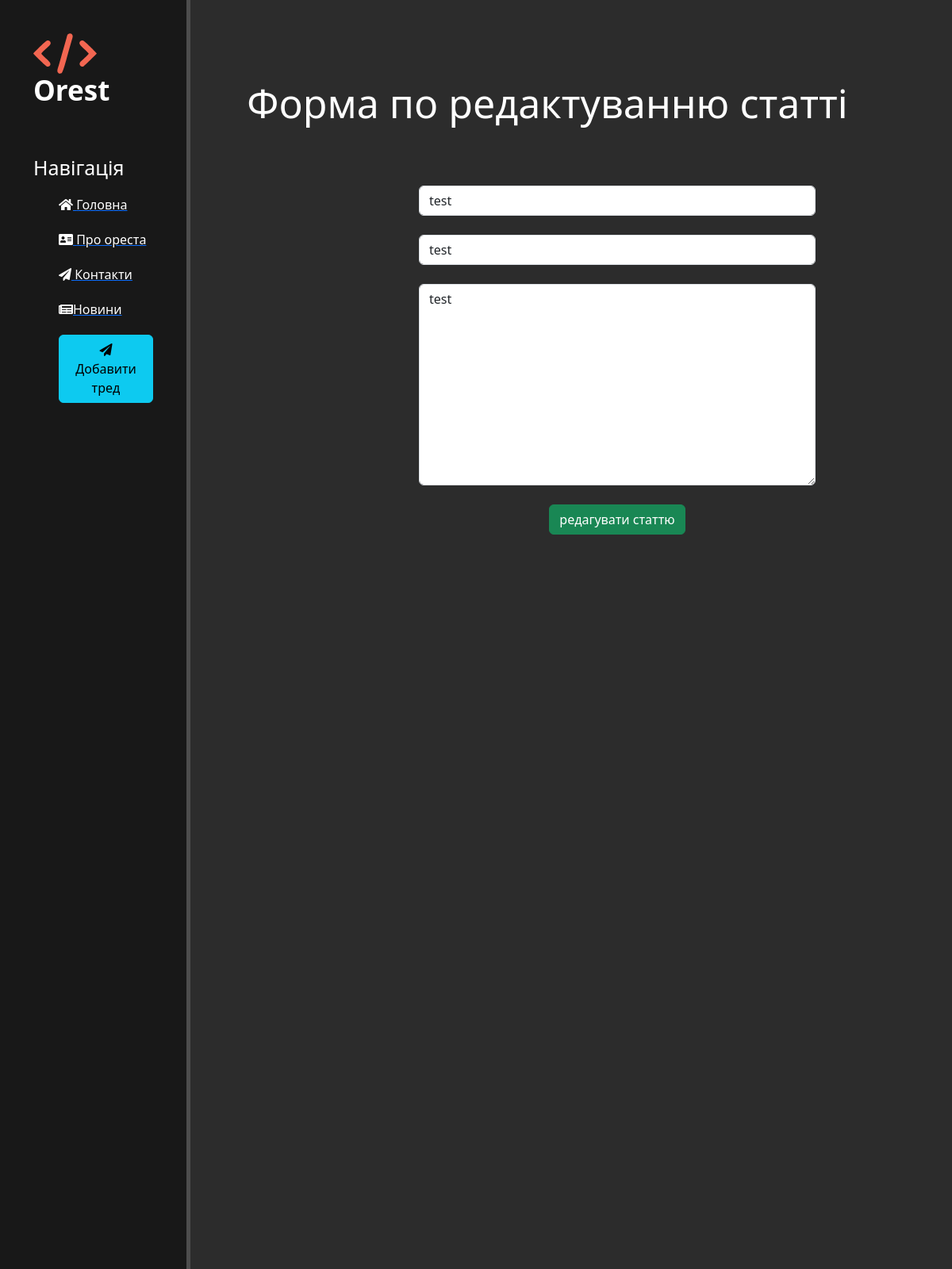
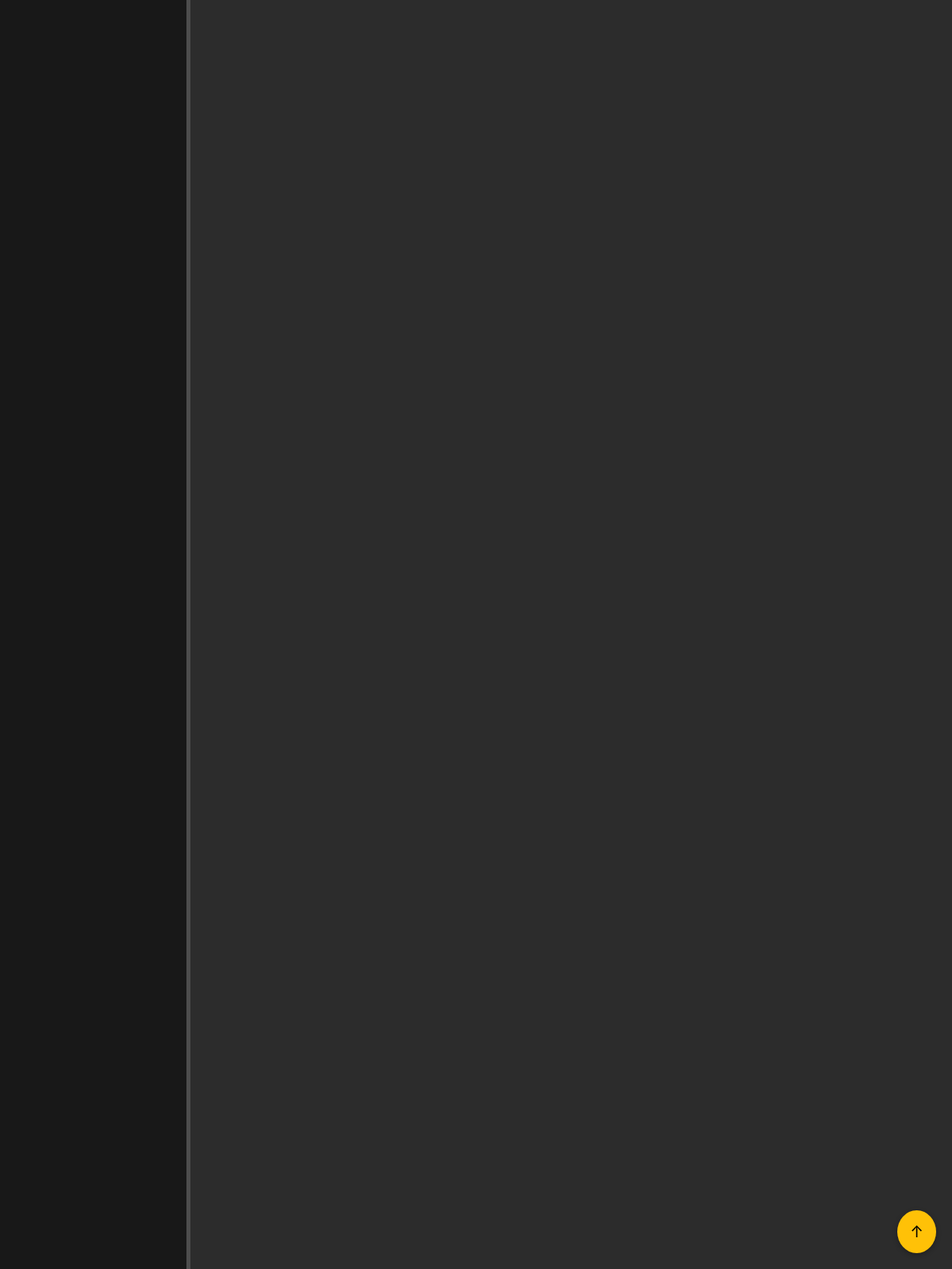
Screenshot of /news/9/redact/ with the database file from the repository (2 pictures, top to bottom).
### news/models.py (models this page shows, shortened)
class Articles(models.Model):
    title = models.CharField('Назва', max_length=50, default="")
    anons = models.CharField('Анонс', max_length=250, default="")
    full_text = models.TextField('Стаття')
    date = models.DateTimeField('Дата публікації', default=datetime.now)
    class Meta:
        verbose_name = 'Новость'         # Як об'єкт буде називатися в однині в адмінці
        verbose_name_plural = 'Новости'  # Як об'єкт буде називатися в множині в адмінці

### news/views.py (the view)
# urls.py: path('<int:pk>/redact/', views.redact, name='news-redact'),
def redact(request, pk):
    error = ''  # Змінна для зберігання повідомлення про помилку
    article = get_object_or_404(Articles, id=pk)
    if request.method == "POST":
        form = ArticleForm(request.POST, instance=article)  # Створюємо об'єкт форми з POST-даними
        if form.is_valid():
            form.save()  # Зберігаємо нову статтю у базу даних
            return redirect(news_home)  # Після успішного створення перенаправляємо на сторінку новин
        else:
            error = "форма не правильна"  # Якщо форма не валідна, записуємо помилку
    else:
        form = ArticleForm(instance=article)
    data = {
        'form': form,
        'error': error,
    }
    return render(request, 'news/redact.html', data)

### news/forms.py
class ArticleForm(ModelForm):
    class Meta:
        model = Articles
        fields = ['title', 'anons', 'full_text']
        widgets = {
            "title": TextInput(attrs={
                'class': "form-control",      # CSS-клас для стилізації через Bootstrap
                'placeholder': "Title",       # Підказка у полі вводу
            }),
            "anons": TextInput(attrs={
                'class': 'form-control',
                'placeholder': "Anons"
            }),
            "full_text": Textarea(attrs={
                'class': 'form-control',
                'placeholder': "Full Text",
            })
        }

### news/templates/news/redact.html (shortened to what this page needs)
{% extends 'main/layout.html' %}
{% block content %}
    <div class="features">
        <h1>Форма по редактуванню статті</h1>
        <form method="post">
            {% csrf_token %}<br>
            {{ form.title }}<br>
            {{ form.anons }}<br>
            {{ form.full_text }}<br>
            <button class="btn btn-success" type="submit"> редагувати статтю </button>
        </form>
    </div>
{% endblock %}

### main/static/main/css/main.css (style rules this page uses)
body { background: #2c2c2c; }
main .features { float: left; color: #fff; margin-top: 100px; text-align: center; width: 75% }
main .features h1 { font-size: 50px; }
form { margin-left: 32%; width: 500px; margin-top: 50px; }

### rows the page displays
Articles: title "test", anons "test", full_text "test"
